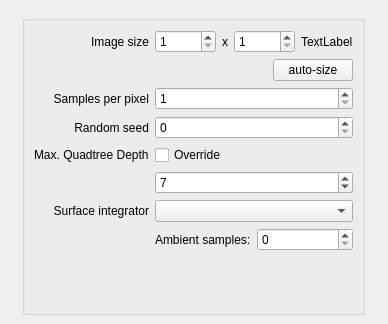
<?xml version="1.0" encoding="UTF-8"?>
<ui version="4.0">
 <class>RenderSettingsWindow</class>
 <widget class="QWidget" name="RenderSettingsWindow">
  <property name="geometry">
   <rect>
    <x>0</x>
    <y>0</y>
    <width>388</width>
    <height>324</height>
   </rect>
  </property>
  <property name="windowTitle">
   <string>Form</string>
  </property>
  <layout class="QGridLayout" name="gridLayout">
   <property name="margin">
    <number>0</number>
   </property>
   <item row="0" column="0">
    <widget class="picogen::qt4::StashFrame" name="stashFrame">
     <property name="frameShape">
      <enum>QFrame::StyledPanel</enum>
     </property>
     <property name="frameShadow">
      <enum>QFrame::Raised</enum>
     </property>
    </widget>
   </item>
   <item row="1" column="0">
    <widget class="QFrame" name="frame_2">
     <property name="frameShape">
      <enum>QFrame::NoFrame</enum>
     </property>
     <layout class="QHBoxLayout" name="horizontalLayout_4">
      <item>
       <spacer name="horizontalSpacer_2">
        <property name="orientation">
         <enum>Qt::Horizontal</enum>
        </property>
        <property name="sizeHint" stdset="0">
         <size>
          <width>40</width>
          <height>20</height>
         </size>
        </property>
       </spacer>
      </item>
      <item>
       <widget class="QGroupBox" name="groupBox">
        <layout class="QGridLayout" name="gridLayout_2">
         <item row="0" column="0">
          <widget class="QLabel" name="label">
           <property name="text">
            <string>Image size</string>
           </property>
           <property name="alignment">
            <set>Qt::AlignRight|Qt::AlignTrailing|Qt::AlignVCenter</set>
           </property>
          </widget>
         </item>
         <item row="2" column="0">
          <widget class="QLabel" name="label_3">
           <property name="text">
            <string>Samples per pixel</string>
           </property>
           <property name="alignment">
            <set>Qt::AlignRight|Qt::AlignTrailing|Qt::AlignVCenter</set>
           </property>
          </widget>
         </item>
         <item row="3" column="0">
          <widget class="QLabel" name="label_5">
           <property name="text">
            <string>Random seed</string>
           </property>
           <property name="alignment">
            <set>Qt::AlignRight|Qt::AlignTrailing|Qt::AlignVCenter</set>
           </property>
          </widget>
         </item>
         <item row="0" column="1">
          <layout class="QHBoxLayout" name="horizontalLayout">
           <item>
            <widget class="QSpinBox" name="widthSpin">
             <property name="minimum">
              <number>1</number>
             </property>
             <property name="maximum">
              <number>99999</number>
             </property>
            </widget>
           </item>
           <item>
            <widget class="QLabel" name="label_2">
             <property name="text">
              <string>x</string>
             </property>
            </widget>
           </item>
           <item>
            <widget class="QSpinBox" name="heightSpin">
             <property name="minimum">
              <number>1</number>
             </property>
             <property name="maximum">
              <number>99999</number>
             </property>
            </widget>
           </item>
           <item>
            <widget class="QLabel" name="megapixelsDisplay">
             <property name="text">
              <string>TextLabel</string>
             </property>
            </widget>
           </item>
          </layout>
         </item>
         <item row="2" column="1">
          <widget class="QSpinBox" name="samplesPerPixelSpin">
           <property name="minimum">
            <number>1</number>
           </property>
           <property name="maximum">
            <number>999999999</number>
           </property>
          </widget>
         </item>
         <item row="3" column="1">
          <widget class="QSpinBox" name="seedSpin">
           <property name="maximum">
            <number>999999999</number>
           </property>
          </widget>
         </item>
         <item row="8" column="1">
          <spacer name="verticalSpacer">
           <property name="orientation">
            <enum>Qt::Vertical</enum>
           </property>
           <property name="sizeHint" stdset="0">
            <size>
             <width>20</width>
             <height>40</height>
            </size>
           </property>
          </spacer>
         </item>
         <item row="6" column="0">
          <widget class="QLabel" name="label_4">
           <property name="text">
            <string>Surface integrator</string>
           </property>
           <property name="alignment">
            <set>Qt::AlignRight|Qt::AlignTrailing|Qt::AlignVCenter</set>
           </property>
          </widget>
         </item>
         <item row="6" column="1">
          <layout class="QHBoxLayout" name="horizontalLayout_3">
           <item>
            <widget class="QComboBox" name="surfaceIntegrator"/>
           </item>
          </layout>
         </item>
         <item row="7" column="1">
          <layout class="QHBoxLayout" name="horizontalLayout_5">
           <item>
            <widget class="QLabel" name="ambientSamplesLabel">
             <property name="text">
              <string>Ambient samples:</string>
             </property>
            </widget>
           </item>
           <item>
            <widget class="QSpinBox" name="ambientSamples">
             <property name="maximum">
              <number>99999</number>
             </property>
            </widget>
           </item>
          </layout>
         </item>
         <item row="1" column="1">
          <layout class="QHBoxLayout" name="horizontalLayout_6">
           <item>
            <spacer name="horizontalSpacer_3">
             <property name="orientation">
              <enum>Qt::Horizontal</enum>
             </property>
             <property name="sizeHint" stdset="0">
              <size>
               <width>40</width>
               <height>20</height>
              </size>
             </property>
            </spacer>
           </item>
           <item>
            <widget class="QPushButton" name="autoResolutionButton">
             <property name="sizePolicy">
              <sizepolicy hsizetype="Preferred" vsizetype="Fixed">
               <horstretch>0</horstretch>
               <verstretch>0</verstretch>
              </sizepolicy>
             </property>
             <property name="text">
              <string>auto-size</string>
             </property>
            </widget>
           </item>
          </layout>
         </item>
         <item row="4" column="1">
          <widget class="QCheckBox" name="enableMaxQuadtreeDepthOverride">
           <property name="text">
            <string>Override</string>
           </property>
          </widget>
         </item>
         <item row="5" column="1">
          <widget class="QSpinBox" name="maxLazyQuadtreeDepthSpin">
           <property name="minimum">
            <number>1</number>
           </property>
           <property name="maximum">
            <number>32</number>
           </property>
           <property name="value">
            <number>7</number>
           </property>
          </widget>
         </item>
         <item row="4" column="0">
          <widget class="QLabel" name="label_6">
           <property name="text">
            <string>Max. Quadtree Depth</string>
           </property>
          </widget>
         </item>
        </layout>
       </widget>
      </item>
      <item>
       <spacer name="horizontalSpacer">
        <property name="orientation">
         <enum>Qt::Horizontal</enum>
        </property>
        <property name="sizeHint" stdset="0">
         <size>
          <width>40</width>
          <height>20</height>
         </size>
        </property>
       </spacer>
      </item>
     </layout>
    </widget>
   </item>
  </layout>
 </widget>
 <customwidgets>
  <customwidget>
   <class>picogen::qt4::StashFrame</class>
   <extends>QFrame</extends>
   <header>stashframe.h</header>
   <container>1</container>
  </customwidget>
 </customwidgets>
 <tabstops>
  <tabstop>widthSpin</tabstop>
  <tabstop>heightSpin</tabstop>
 </tabstops>
 <resources/>
 <connections/>
</ui>
